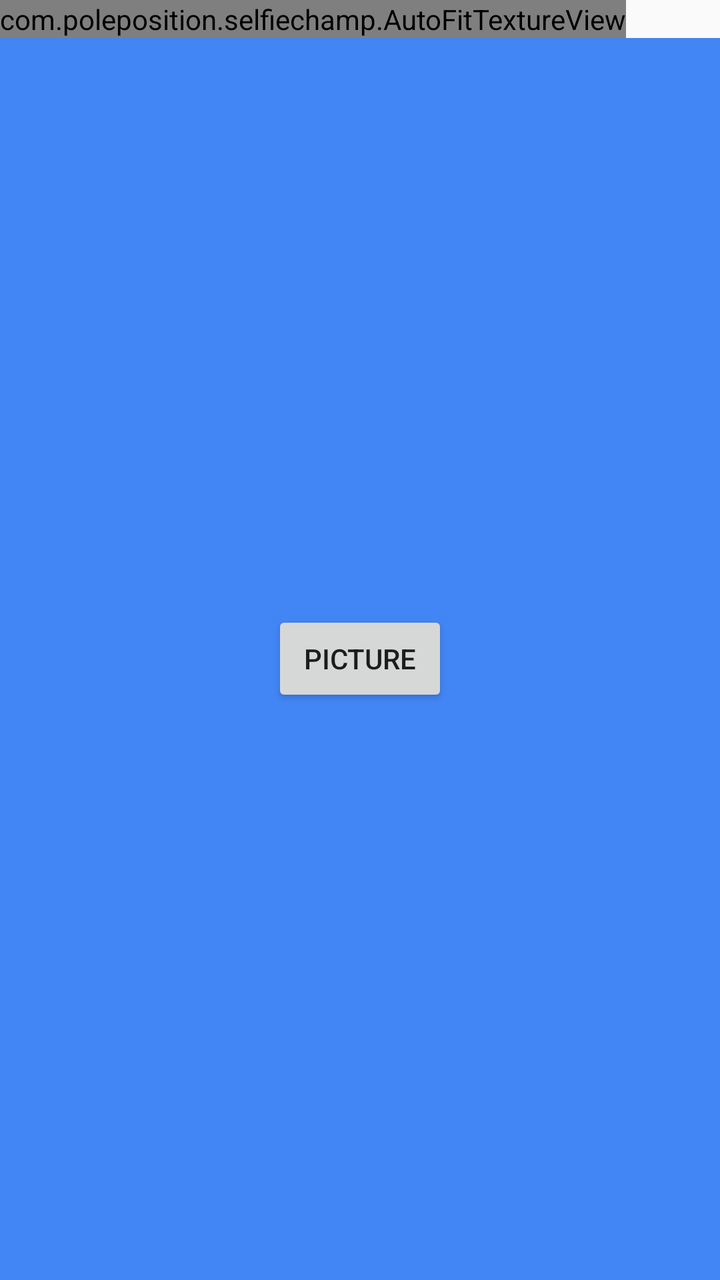
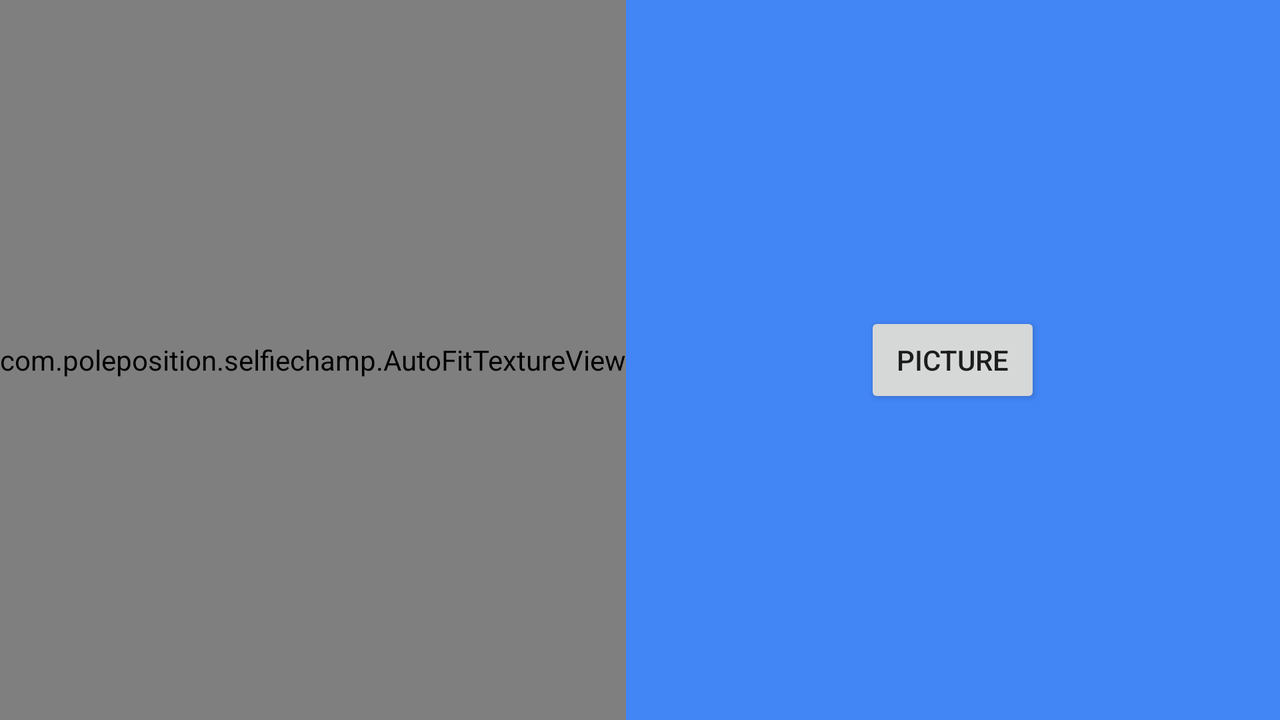

First picture: res/layout/ on a phone held upright. Second picture: the repository's own variant of that layout, on a device whose configuration matches the variant's folder. Source for both follows.
<!-- AndroidManifest.xml: application theme MaterialTheme -->
<!-- res/layout/fragment_camera.xml -->
<?xml version="1.0" encoding="utf-8"?>
<RelativeLayout xmlns:android="http://schemas.android.com/apk/res/android"
    android:layout_width="match_parent"
    android:layout_height="match_parent">

    <com.poleposition.selfiechamp.AutoFitTextureView
        android:id="@+id/texture"
        android:layout_width="wrap_content"
        android:layout_height="wrap_content"
        android:layout_alignParentStart="true"
        android:layout_alignParentTop="true" />

    <FrameLayout
        android:layout_width="match_parent"
        android:layout_height="wrap_content"
        android:layout_alignParentBottom="true"
        android:layout_alignParentStart="true"
        android:layout_below="@id/texture"
        android:background="#4285f4">

        <Button
            android:id="@+id/picture"
            android:layout_width="wrap_content"
            android:layout_height="wrap_content"
            android:layout_gravity="center"
            android:text="Picture" />

        <ImageButton
            android:id="@+id/info"
            android:contentDescription="Info"
            style="@android:style/Widget.Material.Light.Button.Borderless"
            android:layout_width="wrap_content"
            android:layout_height="wrap_content"
            android:layout_gravity="center_vertical|right"
            android:padding="20dp"
            android:src="@drawable/ic_action_info" />

    </FrameLayout>

</RelativeLayout>
<!-- resources referenced by this layout -->
<resources>
  <style name="MaterialTheme" parent="android:Theme.Material.Light.NoActionBar.Fullscreen">
          
          </style>
</resources>
<!-- res/layout-land/fragment_camera.xml (the repository's variant of the layout above) -->
<!-- drawn on the phone turned sideways -->
<?xml version="1.0" encoding="utf-8"?>
<RelativeLayout xmlns:android="http://schemas.android.com/apk/res/android"
    android:layout_width="match_parent"
    android:layout_height="match_parent">

    <com.poleposition.selfiechamp.AutoFitTextureView
        android:id="@+id/texture"
        android:layout_width="wrap_content"
        android:layout_height="wrap_content"
        android:layout_alignParentBottom="true"
        android:layout_alignParentStart="true"
        android:layout_alignParentTop="true" />

    <FrameLayout
        android:layout_width="match_parent"
        android:layout_height="wrap_content"
        android:layout_alignParentBottom="true"
        android:layout_alignParentEnd="true"
        android:layout_alignParentTop="true"
        android:layout_below="@id/texture"
        android:layout_toRightOf="@id/texture"
        android:background="#4285f4"
        android:orientation="horizontal">

        <Button
            android:id="@+id/picture"
            android:layout_width="wrap_content"
            android:layout_height="wrap_content"
            android:layout_gravity="center"
            android:text="Picture" />

        <ImageButton
            android:id="@+id/info"
            style="@android:style/Widget.Material.Light.Button.Borderless"
            android:layout_width="wrap_content"
            android:layout_height="wrap_content"
            android:layout_gravity="center_horizontal|bottom"
            android:contentDescription="Info"
            android:padding="20dp"
            android:src="@drawable/ic_action_info" />


    </FrameLayout>

</RelativeLayout>
